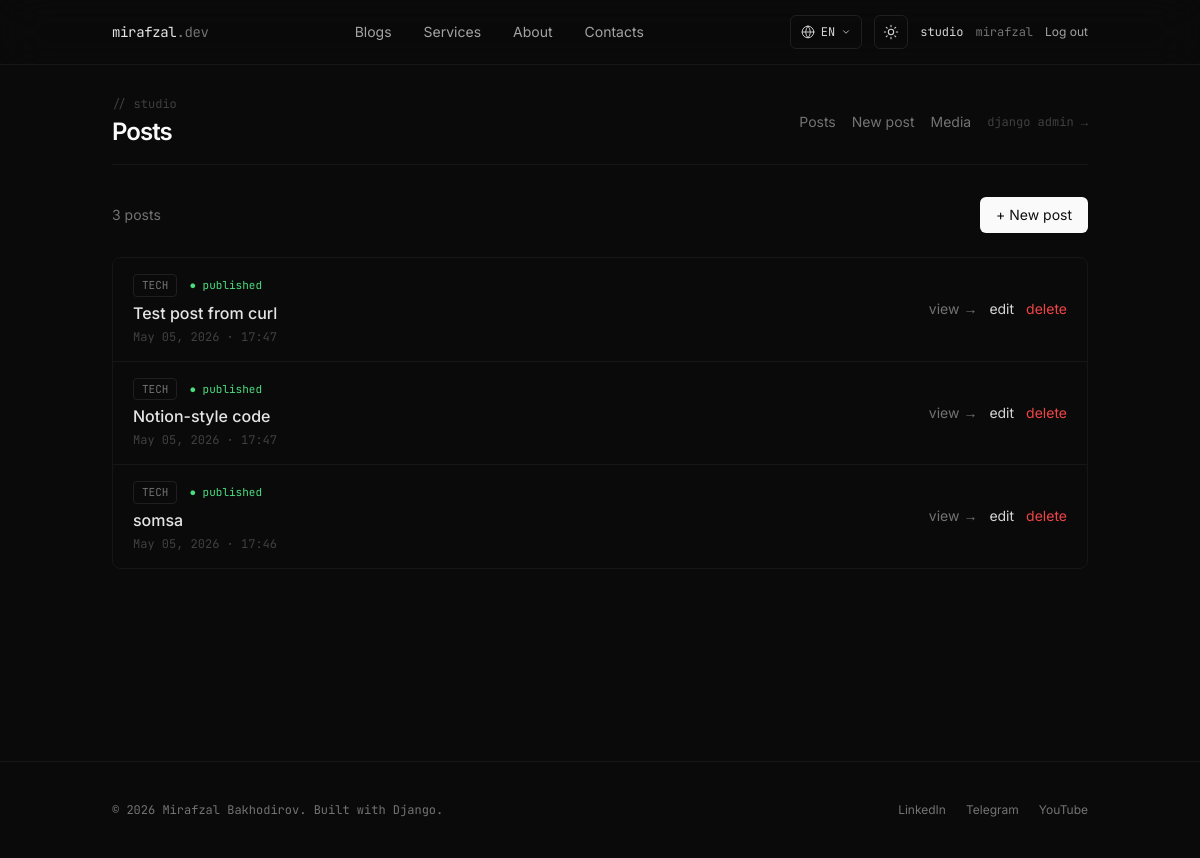
/studio/ (signed in), run on the app's committed database.
### apps/blogs/models.py (models this page shows, shortened)
class Post(models.Model):
    class Category(models.TextChoices):
        TECH = "tech", _("Tech Blog")
        PERSONAL = "personal", _("Personal Blog")
    title = models.CharField(_("Title (EN)"), max_length=200)
    title_ru = models.CharField(_("Title (RU)"), max_length=200, blank=True)
    title_uz = models.CharField(_("Title (UZ)"), max_length=200, blank=True)
    slug = models.SlugField(max_length=220, unique=True, blank=True)
    category = models.CharField(
        _("Category"),
        max_length=16, choices=Category.choices, default=Category.TECH,
    )
    excerpt = models.CharField(
        _("Excerpt (EN)"),
        max_length=280,
        blank=True,
        help_text=_("Short summary shown in listings."),
    )
    excerpt_ru = models.CharField(_("Excerpt (RU)"), max_length=280, blank=True)
    excerpt_uz = models.CharField(_("Excerpt (UZ)"), max_length=280, blank=True)
    content = models.TextField(_("Content (EN)"), help_text=_("Markdown source"))
    content_ru = models.TextField(_("Content (RU)"), blank=True)
    content_uz = models.TextField(_("Content (UZ)"), blank=True)
    content_html = models.TextField(blank=True, editable=False)
    content_html_ru = models.TextField(blank=True, editable=False)
    content_html_uz = models.TextField(blank=True, editable=False)
    cover_image = models.ImageField(_("Cover image"), upload_to="blog_covers/", blank=True, null=True)
    is_published = models.BooleanField(_("Published"), default=True)
    created_at = models.DateTimeField(auto_now_add=True)
    updated_at = models.DateTimeField(auto_now=True)
    class Meta:
        ordering = ["-created_at"]
        verbose_name = _("Post")
        verbose_name_plural = _("Posts")
    def get_absolute_url(self):
        if self.category == self.Category.TECH:
            return reverse("blogs:tech_detail", kwargs={"slug": self.slug})
        return reverse("blogs:personal_detail", kwargs={"slug": self.slug})

### apps/studio/views.py (the view)
# urls.py: path("", views.post_list, name="post_list"),
@login_required
@staff_only
def post_list(request):
    posts = Post.objects.all().order_by("-updated_at")
    return render(request, "studio/post_list.html", {"posts": posts})

### apps/pages/context_processors.py (called while the page is built)
def site_settings(request):
    return {"site": settings.SITE_CONTENT}

### apps/studio/views.py (called while the page is built)
def _is_staff(user):
    return user.is_authenticated and (user.is_staff or user.is_superuser)

### templates/studio/post_list.html (shortened to what this page needs)
{% extends "studio/_base.html" %}
{% load i18n %}
{% block studio_title %}{% trans "Posts" %}{% endblock %}
{% block studio_content %}
<div class="flex justify-between items-center mb-6">
  <p class="text-sm text-ink-500 dark:text-ink-400">{% blocktrans count counter=posts|length %}{{ counter }} post{% plural %}{{ counter }} posts{% endblocktrans %}</p>
  <a href="{% url 'studio:post_create' %}"
     class="px-4 py-2 bg-ink-900 dark:bg-ink-50 text-white dark:text-ink-900 text-sm rounded-md hover:opacity-90 transition">
    + {% trans "New post" %}
  </a>
</div>
<div class="border border-ink-200 dark:border-ink-800 rounded-lg overflow-hidden">
  {% for post in posts %}
    <div class="flex items-center justify-between px-5 py-4 border-b border-ink-200 dark:border-ink-800 last:border-b-0 hover:bg-ink-50 dark:hover:bg-ink-900 transition">
      <div class="min-w-0 flex-1">
        <div class="flex items-center gap-3">
          <span class="font-mono text-[11px] px-2 py-0.5 rounded border border-ink-200 dark:border-ink-700 text-ink-500 dark:text-ink-400 uppercase">{{ post.category }}</span>
          {% if post.is_published %}
            <span class="font-mono text-[11px] text-green-600 dark:text-green-400">● {% trans "published" %}</span>
          {% else %}
            <span class="font-mono text-[11px] text-ink-400">○ {% trans "draft" %}</span>
          {% endif %}
        </div>
        <a href="{% url 'studio:post_edit' post.pk %}" class="block mt-1 text-ink-900 dark:text-ink-100 font-medium truncate hover:underline">{{ post.title }}</a>
        <p class="text-xs text-ink-400 dark:text-ink-500 font-mono mt-1">{{ post.updated_at|date:"M d, Y · H:i" }}</p>
      </div>
      <div class="flex items-center gap-3 text-sm shrink-0 ml-4">
        <a href="{{ post.get_absolute_url }}" target="_blank" class="text-ink-500 dark:text-ink-400 hover:text-ink-900 dark:hover:text-white">{% trans "view" %} →</a>
        <a href="{% url 'studio:post_edit' post.pk %}" class="text-ink-700 dark:text-ink-200 hover:text-ink-900 dark:hover:text-white">{% trans "edit" %}</a>
        <form method="post" action="{% url 'studio:post_delete' post.pk %}" onsubmit="return confirm('{% blocktrans with title=post.title|escapejs %}Delete «{{ title }}»?{% endblocktrans %}');" class="inline">
          <button class="text-red-500 hover:text-red-700">{% trans "delete" %}</button>
        </form>
      </div>
    </div>
  {% empty %}
    <div class="p-12 text-center text-ink-400 dark:text-ink-500">
      <p class="font-mono text-sm">{% trans "No posts yet." %}</p>
      <a href="{% url 'studio:post_create' %}" class="inline-block mt-4 text-ink-700 dark:text-ink-200 hover:underline">{% trans "Create your first post" %} →</a>
    </div>
  {% endfor %}
</div>
{% endblock %}

### templates/partials/navbar.html (shortened to what this page needs)
{% load static i18n %}
{% get_current_language as LANGUAGE_CODE %}
<header class="fixed top-0 left-0 right-0 z-50 backdrop-blur-xl bg-white/70 dark:bg-ink-950/70 border-b border-ink-200 dark:border-ink-800 transition-colors">
  <nav class="mx-auto max-w-5xl px-6 h-16 flex items-center justify-between">
    <a href="{% url 'pages:home' %}" class="font-mono text-sm tracking-tight text-ink-900 dark:text-ink-100 hover:opacity-80 transition">
      mirafzal<span class="text-ink-400">.dev</span>
    </a>
    <ul class="hidden md:flex items-center gap-8 text-sm text-ink-600 dark:text-ink-300">
      <li><a href="{% url 'blogs:index' %}" class="hover:text-ink-900 dark:hover:text-white transition">{% trans "Blogs" %}</a></li>
      <li><a href="{% url 'pages:services' %}" class="hover:text-ink-900 dark:hover:text-white transition">{% trans "Services" %}</a></li>
      <li><a href="{% url 'pages:about' %}" class="hover:text-ink-900 dark:hover:text-white transition">{% trans "About" %}</a></li>
      <li><a href="{% url 'contact:index' %}" class="hover:text-ink-900 dark:hover:text-white transition">{% trans "Contacts" %}</a></li>
    </ul>
    <div class="flex items-center gap-3 text-xs">
      <div class="relative" data-lang-switch>
        <button
          type="button"
          data-lang-toggle
          aria-label="{% trans 'Switch language' %}"
          aria-haspopup="listbox"
          aria-expanded="false"
          class="inline-flex items-center gap-1.5 px-2.5 py-2 rounded-md border border-ink-200 dark:border-ink-700 text-ink-700 dark:text-ink-200 hover:border-ink-400 dark:hover:border-ink-400 transition font-mono uppercase">
          <span data-lang-current>{{ LANGUAGE_CODE|upper }}</span>
          <svg xmlns="http://www.w3.org/2000/svg" width="10" height="10" viewBox="0 0 24 24" fill="none" stroke="currentColor" stroke-width="2" stroke-linecap="round" stroke-linejoin="round"><polyline points="6 9 12 15 18 9"/></svg>
        </button>
      </div>
      <button
        id="theme-toggle"
        data-theme-toggle
        aria-label="{% trans 'Toggle theme' %}"
        class="p-2 rounded-md border border-ink-200 dark:border-ink-700 text-ink-700 dark:text-ink-200 hover:border-ink-400 dark:hover:border-ink-400 transition">
      </button>
      <div class="hidden md:flex items-center gap-3">
        {% if request.user.is_authenticated %}
          {% if request.user.is_staff %}
            <a href="{% url 'studio:post_list' %}" class="text-ink-700 dark:text-ink-200 hover:text-ink-900 dark:hover:text-white transition font-mono">{% trans "studio" %}</a>
          {% endif %}
          <span class="text-ink-500 dark:text-ink-400 font-mono">{{ request.user.username }}</span>
          <form method="post" action="{% url 'accounts:logout' %}">{% csrf_token %}
            <button class="text-ink-600 dark:text-ink-300 hover:text-ink-900 dark:hover:text-white transition">{% trans "Log out" %}</button>
          </form>
        {% endif %}
      </div>
    </div>
  </nav>
</header>

### static/css/site.css (style rules this page uses)
html { scroll-behavior: smooth; }
body { font-feature-settings: "ss01", "cv11"; -webkit-font-smoothing: antialiased; }

### data on the page
Post: category "TECH", title "Test post from curl", updated_at "May 05, 2026 · 17:47"
Post: category "TECH", title "Notion-style code", updated_at "May 05, 2026 · 17:47"
Post: category "TECH", title "somsa", updated_at "May 05, 2026 · 17:46"

### other printed values
{{ LANGUAGE_CODE|upper }} "EN"
{{ request.user.username }} "mirafzal"
{{ site.owner_name }} "Mirafzal Bakhodirov"
